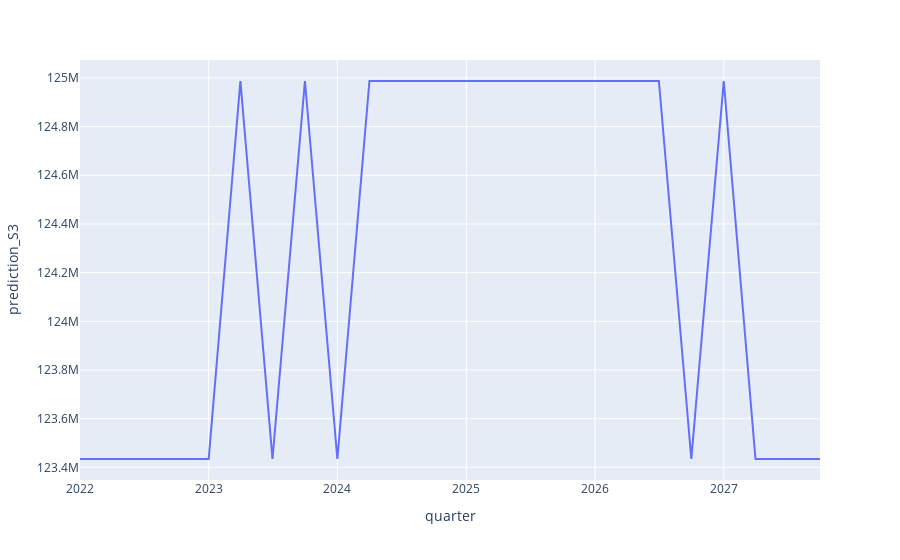

Source (notebook cell):
### Code cell
px.line(results, x='quarter', y=f'prediction_S{3}')

### Figure 1 — Plotly figure (JSON) as saved in the notebook; plotly's stock layout.template omitted (floating-point values rounded to 4 significant figures)
{"data": [{"hovertemplate": "quarter=%{x}<br>prediction_S3=%{y}<extra></extra>", "legendgroup": "", "line": {"color": "#636efa", "dash": "solid"}, "marker": {"symbol": "circle"}, "mode": "lines", "name": "", "orientation": "v", "showlegend": false, "type": "scatter", "x": ["2022-01-01T00:00:00", "2022-04-01T00:00:00", "2022-07-01T00:00:00", "2022-10-01T00:00:00", "2023-01-01T00:00:00", "2023-04-01T00:00:00", "2023-07-01T00:00:00", "2023-10-01T00:00:00", "2024-01-01T00:00:00", "2024-04-01T00:00:00", "2024-07-01T00:00:00", "2024-10-01T00:00:00", "2025-01-01T00:00:00", "2025-04-01T00:00:00", "2025-07-01T00:00:00", "2025-10-01T00:00:00", "2026-01-01T00:00:00", "2026-04-01T00:00:00", "2026-07-01T00:00:00", "2026-10-01T00:00:00", "2027-01-01T00:00:00", "2027-04-01T00:00:00", "2027-07-01T00:00:00", "2027-10-01T00:00:00"], "xaxis": "x", "y": [123400000.0, 123400000.0, 123400000.0, 123400000.0, 123400000.0, 125000000.0, 123400000.0, 125000000.0, 123400000.0, 125000000.0, 125000000.0, 125000000.0, 125000000.0, 125000000.0, 125000000.0, 125000000.0, 125000000.0, 125000000.0, 125000000.0, 123400000.0, 125000000.0, 123400000.0, 123400000.0, 123400000.0], "yaxis": "y"}], "layout": {"autosize": true, "legend": {"tracegroupgap": 0}, "margin": {"t": 60}, "xaxis": {"anchor": "y", "autorange": true, "domain": [0, 1], "range": ["2022-01-01", "2027-10-01"], "title": {"text": "quarter"}, "type": "date"}, "yaxis": {"anchor": "x", "autorange": true, "domain": [0, 1], "range": [123300000.0, 125100000.0], "title": {"text": "prediction_S3"}, "type": "linear"}}}
